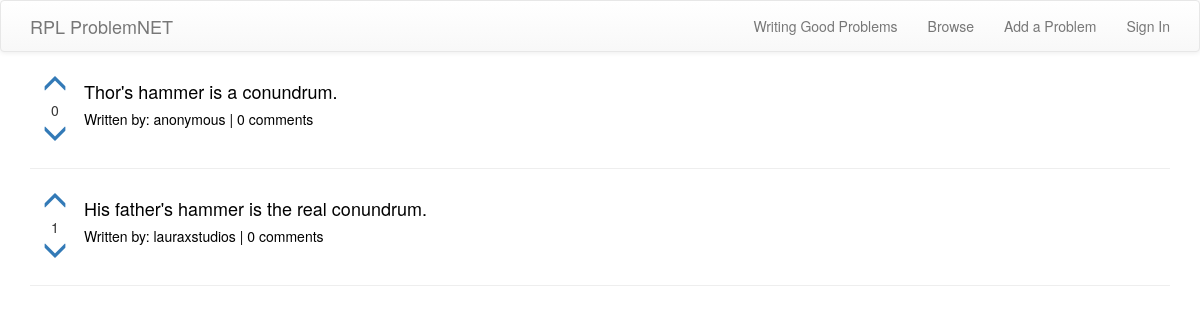
The app's page /browse/, older data.
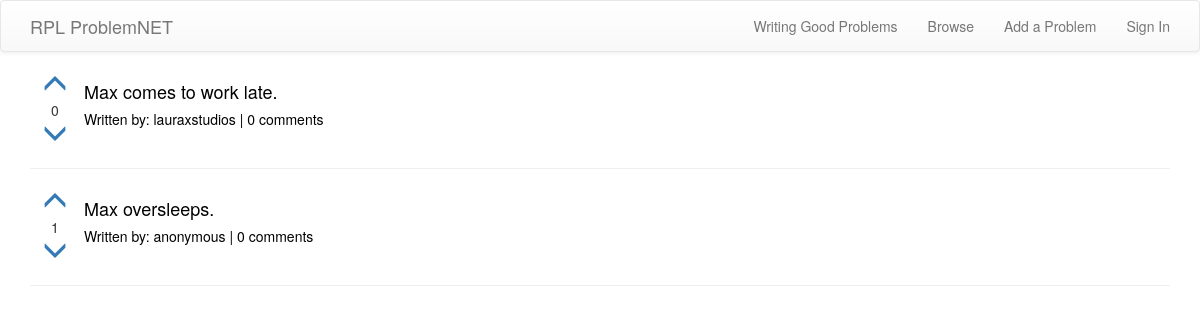
The same page, newer data.
### problems/models.py (models this page shows, shortened)
class Problem(models.Model):
    author = models.ForeignKey(User)
    anonymous_author = models.BooleanField(default=False)
    root_problem = models.ForeignKey('self', related_name='sub_problems', null=True)
    text = models.TextField()
    create_date = models.DateTimeField(default=timezone.now)
    published_date = models.DateTimeField(blank=True, null=True)
    upvotes = models.ManyToManyField(User, related_name='upvotes')
    downvotes = models.ManyToManyField(User, related_name='downvotes')
    def total_votes(self):
        return self.upvotes.count() - self.downvotes.count()

### problems/views.py (the view)
# urls.py: url(r'^browse/$', views.ProblemListView.as_view(), name='list'),
class ProblemListView(ListView):
    model = models.Problem
    context_object_name = 'problems'
    template_name = 'problems/problem_list.html'

### problems/templates/problems/problem_list.html
{% extends "sitewide/base.html" %}
{% block content %}
  {% for problem in problems%}
  <div class="problem_item">
    <div class="list_upvotediv">
      <a class = "{% if user in problem.upvotes.all %}voted{%endif%}" {% if user.is_authenticated %} href="{% url 'problems:listupvote' pk=problem.pk %}" {% else %} href="{% url "users:login" %}" {% endif %}>
        <div class="sub_upvotediv">
          <span class="glyphicon glyphicon-menu-up ticker"></span>
        </div>
      </a>
      <div class="sub_upvotediv">
        <span>{{problem.total_votes}}</span>
      </div>
      <a class = "{% if user in problem.downvotes.all %}voted{%endif%}" {% if user.is_authenticated %} href="{% url 'problems:listdownvote' pk=problem.pk %}" {% else %} href="{% url "users:login" %}" {% endif %}>
        <div class="sub_upvotediv">
          <span class="glyphicon glyphicon-menu-down ticker"></span>
        </div>
      </a>
    </div>
    <a class="problem_link" href="{% url 'problems:problem_detail' pk=problem.pk %}">
        <div class="list_problemdiv">
          <h4>{{problem.text}}</h4>
          <h5>Written by: {% if problem.anonymous_author %}anonymous{% else %}{{problem.author}}{%endif%} | {{problem.comments.count}} comments</h5>
        </div>
    </a>
  </div>
        <hr>
  {% endfor%}
{% endblock %}

Row changes from the older to the newer data that the page shows:
removed Problem: total_votes "0", text "Thor's hammer is a conundrum.", anonymous_author "anonymous", comments.count "0"
removed Problem: total_votes "1", text "His father's hammer is the real conundrum.", author "lauraxstudios", comments.count "0"
added Problem: total_votes "0", text "Max comes to work late.", author "lauraxstudios", comments.count "0"
added Problem: total_votes "1", text "Max oversleeps.", anonymous_author "anonymous", comments.count "0"
